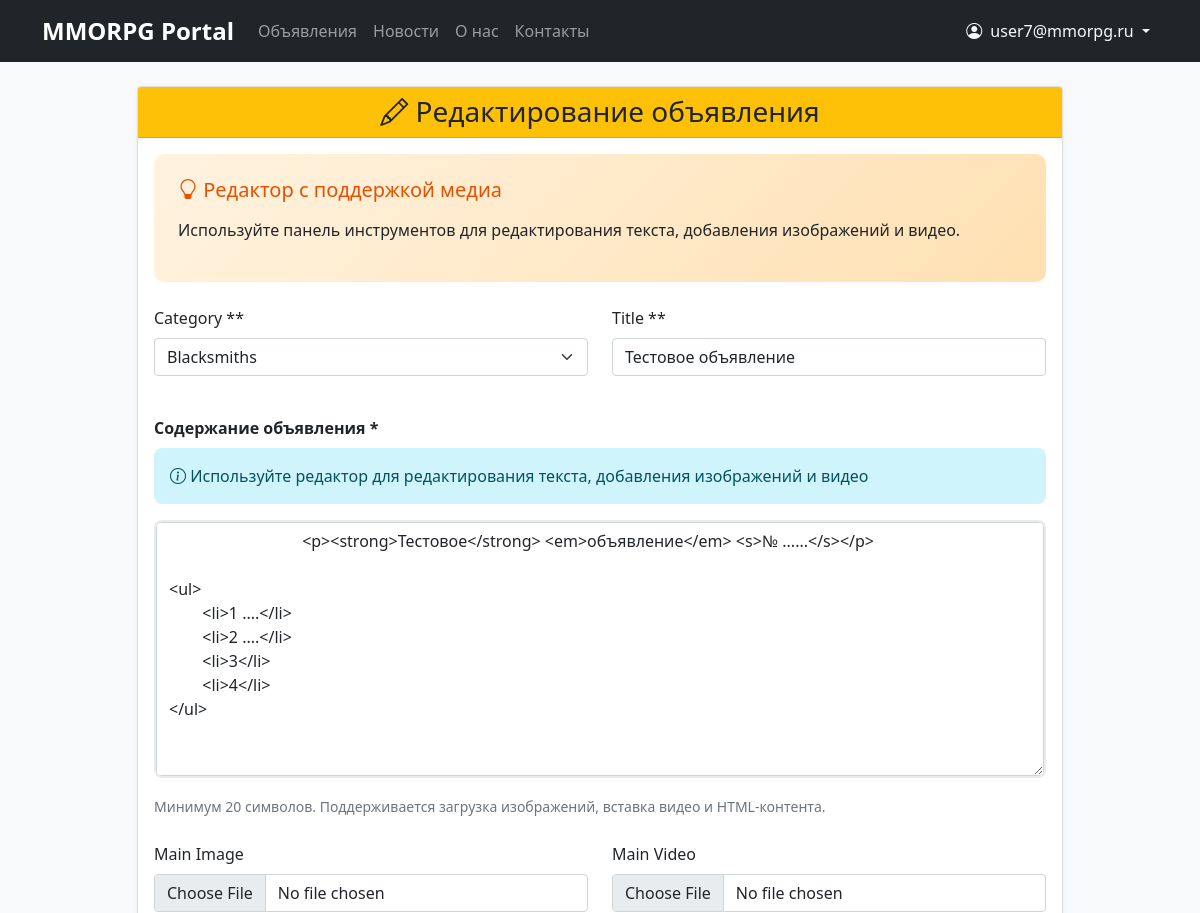
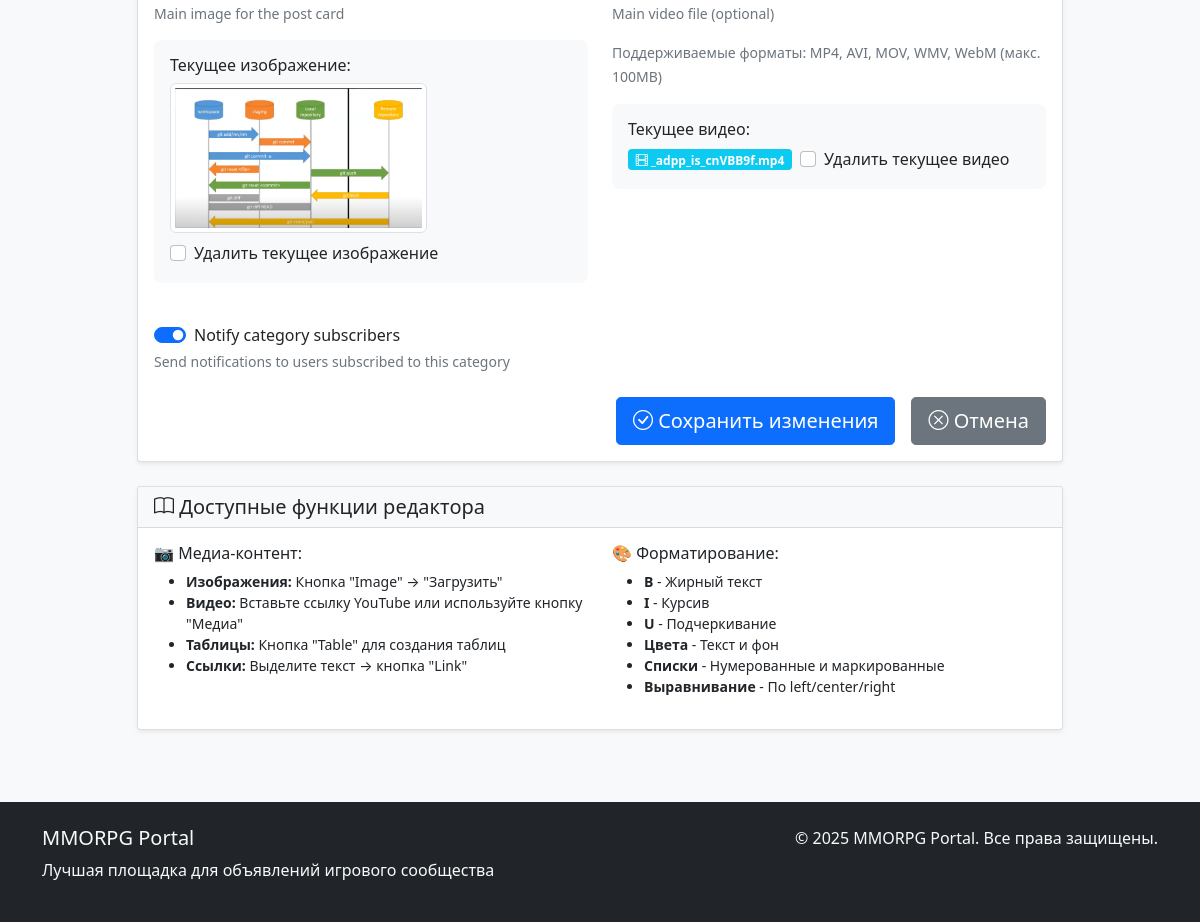
The page /posts/8/edit/ (signed in) on the database its author committed (2 pictures, top to bottom).
### appUser/models.py (models this page shows, shortened)
class CustomUser(AbstractUser):
    email = models.EmailField(_('email address'), unique=True)
    username = models.CharField(max_length=150, blank=True, null=True)
    timezone = models.CharField(max_length=50, default='UTC')
    language = models.CharField(max_length=10, choices=[('ru', 'Russian'), ('en', 'English')], default='ru')
    email_verified = models.BooleanField(default=False)  # Новое поле для подтверждения email
    USERNAME_FIELD = 'email'
    REQUIRED_FIELDS = []
    objects = CustomUserManager()
    class Meta:
        verbose_name = _('User')
        verbose_name_plural = _('Users')

### appNotification/models.py (models this page shows, shortened)
class Post(models.Model):
    CATEGORY_CHOICES = [
        ('tanks', _('Tanks')),
        ('heals', _('Heals')),
        ('dd', _('DD')),
        ('traders', _('Traders')),
        ('guildmasters', _('Guildmasters')),
        ('questgivers', _('Questgivers')),
        ('blacksmiths', _('Blacksmiths')),
        ('tanners', _('Tanners')),
        ('potionmakers', _('Potionmakers')),
        ('spellmasters', _('Spellmasters')),
    ]
    author = models.ForeignKey(User, on_delete=models.CASCADE, related_name='posts')
    category = models.CharField(max_length=20, choices=CATEGORY_CHOICES)
    title = models.CharField(max_length=255, validators=[MinLengthValidator(5)])
    content = RichTextUploadingField(
        verbose_name=_('Content'),
        help_text=_('You can use rich text editor with images, videos and formatting')
    )
    created_at = models.DateTimeField(auto_now_add=True)
    updated_at = models.DateTimeField(auto_now=True)
    subscribers = models.ManyToManyField(User, related_name='subscribed_posts', blank=True)
    image = models.ImageField(
        upload_to='posts/images/',
        blank=True,
        null=True,
        verbose_name=_('Main Image'),
        help_text=_('Main image for the post card')
    )
    video = models.FileField(
        upload_to='posts/videos/',
        blank=True,
        null=True,
        verbose_name=_('Main Video'),
        help_text=_('Main video file (optional)')
    )
    notify_subscribers = models.BooleanField(default=True, verbose_name=_('Notify subscribers'))
    class Meta:
        ordering = ['-created_at']
        verbose_name = _('Post')
        verbose_name_plural = _('Posts')

### appNotification/views.py (the view, shortened to what this page needs)
# urls.py: path('posts/<int:pk>/edit/', views.PostUpdateView.as_view(), name='post_edit'),
class PostUpdateView(LoginRequiredMixin, UserPassesTestMixin, UpdateView):
    model = Post
    form_class = PostForm  # Используем ту же форму
    template_name = 'appNotification/post_edit.html'
    def test_func(self):
        post = self.get_object()
        return self.request.user == post.author or self.request.user.is_staff

### appNotification/context_processors.py (called while the page is built)
def categories(request):
    return {
        'categories': Category.objects.all(),
        'category_choices': [
            ('tanks', _('Tanks')),
            ('heals', _('Heals')),
            ('dd', _('DD')),
            ('traders', _('Traders')),
            ('guildmasters', _('Guildmasters')),
            ('questgivers', _('Questgivers')),
            ('blacksmiths', _('Blacksmiths')),
            ('tanners', _('Tanners')),
            ('potionmakers', _('Potionmakers')),
            ('spellmasters', _('Spellmasters')),
        ]
    }

def navigation_data(request):
    from .models import Post, News
    return {
        'recent_posts': Post.objects.order_by('-created_at')[:5],
        'recent_news': News.objects.order_by('-created_at')[:3],
        'posts_count': Post.objects.count(),
        'news_count': News.objects.count(),
    }

### appNotification/templates/appNotification/post_edit.html (shortened to what this page needs)
{% extends 'base.html' %}
{% load crispy_forms_tags %}
{% load static %}
{% block content %}
<div class="row justify-content-center">
    <div class="col-lg-10">
        <div class="card">
            <div class="card-header bg-warning text-dark">
                <h3 class="text-center mb-0">
                    <i class="bi bi-pencil"></i> Редактирование объявления
                </h3>
            </div>
            <div class="card-body">
                <div class="editor-help">
                    <h5><i class="bi bi-lightbulb"></i> Редактор с поддержкой медиа</h5>
                    <p>Используйте панель инструментов для редактирования текста, добавления изображений и видео.</p>
                </div>
                <form method="post" enctype="multipart/form-data" id="post-form">
                    <div class="row mb-4">
                        <div class="col-md-6">
                            <div class="form-group">
                                {{ form.category|as_crispy_field }}
                            </div>
                        </div>
                        <div class="col-md-6">
                            <div class="form-group">
                                {{ form.title|as_crispy_field }}
                            </div>
                        </div>
                    </div>
                    <div class="form-group mb-4">
                        <label class="form-label fw-bold">Содержание объявления *</label>
                        <div class="alert alert-info">
                            <i class="bi bi-info-circle"></i>
                            Используйте редактор для редактирования текста, добавления изображений и видео
                        </div>
                        <div class="ck-editor-container">
                            <textarea name="content" id="content-editor" rows="10" cols="80">
                                {{ form.content.value|default:object.content|safe }}
                            </textarea>
                        </div>
                        <small class="form-text text-muted">
                            Минимум 20 символов. Поддерживается загрузка изображений, вставка видео и HTML-контента.
                        </small>
                    </div>
                    <div class="row mb-4">
                        <div class="col-md-6">
                            <div class="form-group">
                                {{ form.image|as_crispy_field }}
                                {% if object.image %}
                                <div class="current-media mt-3">
                                    <h6>Текущее изображение:</h6>
                                    <img src="{{ object.image.url }}" alt="Текущее изображение" class="img-thumbnail">
                                    <div class="form-check mt-2">
                                        <input class="form-check-input" type="checkbox" name="image-clear" id="image-clear">
                                        <label class="form-check-label" for="image-clear">
                                            Удалить текущее изображение
                                        </label>
                                    </div>
                                </div>
                                {% endif %}
                            </div>
                        </div>
                        <div class="col-md-6">
                            <div class="form-group">
                                {{ form.video|as_crispy_field }}
                                <small class="form-text text-muted">
                                    Поддерживаемые форматы: MP4, AVI, MOV, WMV, WebM (макс. 100MB)
                                </small>
                                {% if object.video %}
                                <div class="current-media mt-3">
                                    <h6>Текущее видео:</h6>
                                    <div class="d-flex align-items-center">
                                        <span class="badge bg-info me-2">
                                            <i class="bi bi-film"></i> {{ object.video.name|slice:"-20:" }}
                                        </span>
                                        <div class="form-check">
                                            <input class="form-check-input" type="checkbox" name="video-clear" id="video-clear">
                                            <label class="form-check-label" for="video-clear">
                                                Удалить текущее видео
                                            </label>
                                        </div>
                                    </div>
                                </div>
                                {% endif %}
                            </div>
                        </div>
                    </div>
                    <div class="form-group mb-4">
                        <div class="form-check form-switch">
                            {{ form.notify_subscribers }}
                            <label class="form-check-label" for="{{ form.notify_subscribers.id_for_label }}">
                                {{ form.notify_subscribers.label }}
                            </label>
                        </div>
                        <small class="form-text text-muted">
                            {{ form.notify_subscribers.help_text }}
                        </small>
                    </div>
                    <div class="d-grid gap-2 d-md-flex justify-content-md-end">
                        <button type="submit" class="btn btn-primary btn-lg me-md-2">
                            <i class="bi bi-check-circle"></i> Сохранить изменения
                        </button>
                        <a href="{% url 'post_detail' object.id %}" class="btn btn-secondary btn-lg">
                            <i class="bi bi-x-circle"></i> Отмена
                        </a>
                    </div>
                </form>
            </div>
        </div>
        <div class="card mt-4">
            <div class="card-header bg-light">
                <h5 class="mb-0">
                    <i class="bi bi-book"></i> Доступные функции редактора
                </h5>
            </div>
            <div class="card-body">
                <div class="row">
                    <div class="col-md-6">
                        <h6>📷 Медиа-контент:</h6>
                        <ul class="small">
                            <li><strong>Изображения:</strong> Кнопка "Image" → "Загрузить"</li>
                            <li><strong>Видео:</strong> Вставьте ссылку YouTube или используйте кнопку "Медиа"</li>
                            <li><strong>Таблицы:</strong> Кнопка "Table" для создания таблиц</li>
                            <li><strong>Ссылки:</strong> Выделите текст → кнопка "Link"</li>
                        </ul>
                    </div>
                    <div class="col-md-6">
                        <h6>🎨 Форматирование:</h6>
                        <ul class="small">
                            <li><strong>B</strong> - Жирный текст</li>
                            <li><strong>I</strong> - Курсив</li>
                            <li><strong>U</strong> - Подчеркивание</li>
                            <li><strong>Цвета</strong> - Текст и фон</li>
                            <li><strong>Списки</strong> - Нумерованные и маркированные</li>
                            <li><strong>Выравнивание</strong> - По left/center/right</li>
                        </ul>
                    </div>
                </div>
            </div>
        </div>
    </div>
</div>
{% endblock %}

### templates/includes/header.html (shortened to what this page needs)
<nav class="navbar navbar-expand-lg navbar-dark bg-dark">
    <div class="container">
        <a class="navbar-brand" href="{% url 'home' %}">MMORPG Portal</a>
        <div class="collapse navbar-collapse" id="navbarNav">
            <ul class="navbar-nav me-auto">
                <li class="nav-item">
                    <a class="nav-link" href="{% url 'post_list' %}">Объявления</a>
                </li>
                <li class="nav-item">
                    <a class="nav-link" href="{% url 'news_list' %}">Новости</a>
                </li>
                <li class="nav-item">
                    <a class="nav-link" href="{% url 'about' %}">О нас</a>
                </li>
                <li class="nav-item">
                    <a class="nav-link" href="{% url 'contacts' %}">Контакты</a>
                </li>
            </ul>
            <ul class="navbar-nav ms-auto">
                {% if user.is_authenticated %}
                    <li class="nav-item dropdown">
                        <a class="nav-link dropdown-toggle text-light" href="#" role="button"
                           data-bs-toggle="dropdown" aria-expanded="false">
                            <i class="bi bi-person-circle me-1"></i>
                            {% if user.first_name and user.last_name %}
                                {{ user.first_name }} {{ user.last_name }}
                            {% else %}
                                {{ user.email }}
                            {% endif %}
                        </a>
                    </li>
                {% endif %}
            </ul>
        </div>
    </div>
</nav>

### static/css/styles.css (style rules this page uses)
body { background-color: #f8f9fa; }
.navbar-brand { font-weight: bold; font-size: 1.5rem; }
.card { box-shadow: 0 0.125rem 0.25rem rgba(0, 0, 0, 0.075); margin-bottom: 1.5rem; }
.btn-primary { background-color: #0d6efd; border-color: #0d6efd; }
.alert { border: none; border-radius: 0.5rem; }

### appNotification/templates/appNotification/post_edit.html (style rules this page uses)
.editor-help { background: linear-gradient(135deg, #fff3e0 0%, #ffe0b2 100%); border-radius: 10px; padding: 1.5rem; margin-bottom: 1.5rem; }
.editor-help h5 { color: #e65100; margin-bottom: 1rem; }
.ck-editor-container { border: 2px solid #e9ecef; border-radius: 8px; overflow: hidden; margin-bottom: 1rem; }
.current-media { background: #f8f9fa; border-radius: 8px; padding: 1rem; margin: 1rem 0; }
.current-media img { max-width: 100%; max-height: 150px; border-radius: 6px; }

### rows shown on the page
CustomUser: email "user7@mmorpg.ru"
Post: category "Blacksmiths", title "Тестовое объявление", content "<p><strong>Тестовое</strong> <em>объявление</em> <s>№ ......</s></p> <ul> <li>1 ....</li> <li>2 ....</li> <li>3</li> <li>4</li> </ul>", image (picture), video.name "_adpp_is_cnVBB9f.mp4", notify_subscribers "☑"
